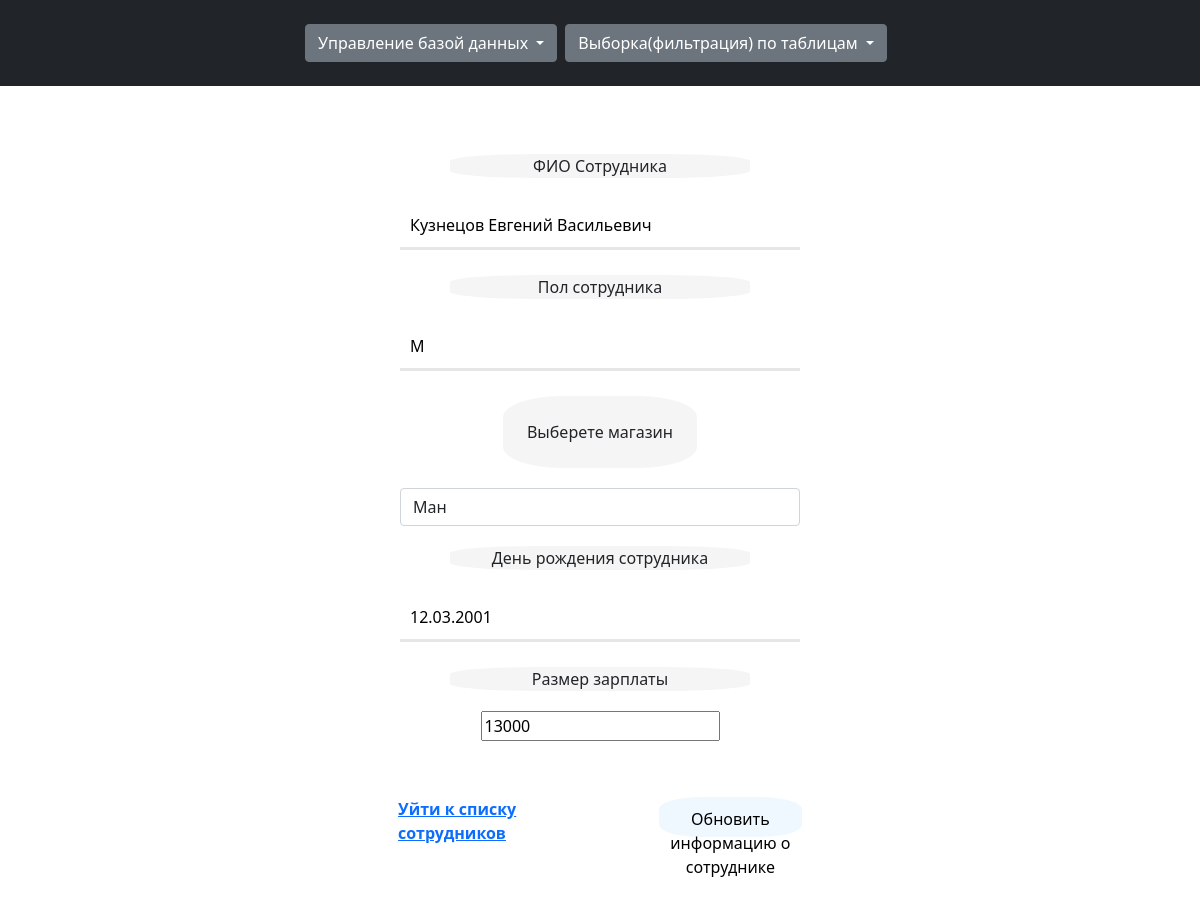
The page /updateperson.php?id=1 on the database its author committed.
### tables this page shows
CREATE TABLE `workers` (
  `id` int(11) NOT NULL,
  `FIOname` varchar(255) NOT NULL,
  `DateOfBirthday` text NOT NULL,
  `Gender` varchar(1) NOT NULL,
  `Sallary` double NOT NULL,
  `id_supermarket` int(11) NOT NULL
);

CREATE TABLE `supermarkets` (
  `id` int(11) NOT NULL,
  `NameSup` varchar(255) NOT NULL,
  `Adress` varchar(255) NOT NULL,
  `SizeInM3` int(11) NOT NULL,
  `DateOfFoundation` text NOT NULL
);

### logic/logicindex.php (called while the page is built, shortened)
<?php
require_once 'classes/crudclases.php';
$obj = new CrudPersonal();
$human['FIO'] = htmlspecialchars($_POST['FIO']);
$human['nameofplace'] = htmlspecialchars($_POST['nameofplace']);
$human['dateburial'] = htmlspecialchars($_POST['dateburial']);
$human['numsallary'] = htmlspecialchars($_POST['numsallary']);
$human['gender'] = htmlspecialchars($_POST['gender']);

### classes/crudclases.php (called while the page is built, shortened)
<?php
class CrudPersonal{
    private $connect;
    function getconnectdb($db){
        $this->connect = $db;
    }
    public function getById($id){
        $query = "select workers.id, workers.FIOname, workers.DateOfBirthday,workers.Gender,workers.sallary, supermarkets.NameSup,supermarkets.id
        from workers
        inner join supermarkets on workers.id_supermarket = supermarkets.id
        where workers.id = :id";
        $q = $this->connect->prepare($query);
        $q->execute(array(':id'=>$id));
        $data = $q->fetchALL(PDO::FETCH_NUM);
        if($data){
            return $data;}
        else{
            return "Произошла ошибка чтения по id";}
    }
}

### updateperson.php (the view, shortened to what this page needs)
<?php
require_once 'logic/logicindex.php';
$humanid = htmlspecialchars($_GET['id']);
$data = $obj->getById($humanid);
?>
<? include('header.php');?>
<div class = "d-flex container-xxl justify-content-center p-4 ">
    <form enctype="multipart/form-data" action="" method = "post" class="form">
        <label class = "labels">ФИО Сотрудника</label>
        <input class = "forminputs" name = "FIO" type = "text" placeholder="Введите ФИО полностью" value="<? if(!$human['FIO']){echo $data[0][1];}else{echo $human['FIO'];} ?>">
        <label class = "labels">Пол сотрудника</label>
        <input class = "forminputs" name = "gender" type = "text" placeholder="М или Ж" value="<?php if(!$human['gender']){ echo $data[0][3];}else{echo $human['gender'];} ?>">
        <label class = "p-4 text-center">Выберете магазин</label>
        <select name="nameofplace" class="form-control">
            <option value="<?php if(!$human['nameofplace']){echo $data[0][6];}else{echo $human['nameofplace'];}?>" selected><?php if($human['nameofplace']){echo $row[$human['nameofplace']-1]['NameSup'];}else{ echo $data[0][5];} ?></option>
        </select>
        <label class = "labels">День рождения сотрудника</label>
        <input class = "forminputs" name = "dateburial" type="text" value="<?php if(!$human['dateburial']){echo $data[0][2];}else{echo $human['dateburial'];}?>">
        <label class = "labels">Размер зарплаты</label>
        <input type="number" name = "numsallary"  min="0" value="<?php  if(!$human['numsallary']){echo $data[0][4];}else{echo $human['numsallary'];}?>">
        <div class = "d-flex flex-row p-2">
            <a href="index.php" class="m-5">Уйти к списку сотрудников</a>
            <button type="submit" name="editing" class = "buttons m-5" >Обновить информацию о сотруднике</button>
        </div>
    </form>
</div>
<?php include('footer.php');?>

### cssfiles/main.css (style rules this page uses)
body { height: 100vh; }
.form { display: flex; flex-direction: column; align-items: center; width: 400px; }
.forminputs { width: 400px; padding: 10px; margin: 5px; border: unset; border-bottom: 3px solid #e6e6e6; outline: none; }
.labels { text-align: center; width:300px; }
.buttons { padding: 10px 0; margin: 10px; width: 200px; height: 40px; background-color: aliceblue; border-color: #999999; border: none; border-radius: 30%; }
a { color: rgba(117, 179, 190, 0.87); font-weight: bold; text-decoration: none; }
label { background-color: whitesmoke; border-radius: 30%; margin: 20px; }

### rows shown on the page
workers: FIO "Кузнецов Евгений Васильевич", gender "М", nameofplace "Ман", dateburial "12.03.2001", numsallary "13000"
